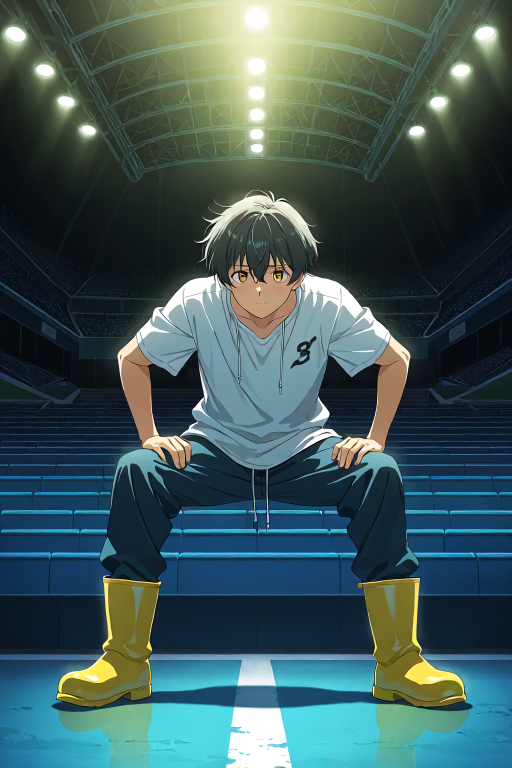
#> input picture footsegnet/validation_evidence/feet_close_to_viewer_example.png, 1024 x 1536 px (shown at 1/2 size)
$ python -i watchdog.py   (imports and definitions only)
#> lines starting #> are read from the running program, lines starting #| are printed output that depends on the picture
"""
agents/watchdog.py — Watchdog Ov3rLoRd V1.49
Surveillance continue du pipeline en temps reel.
FIX V1.49 : overlord_utils centralise, datetime.UTC, context_bus, ASCII logs.
"""

import io
import json
import logging
import math
import requests
import threading
import time
from collections import defaultdict, deque
from datetime import datetime, timezone
from pathlib import Path

try:
    from PIL import Image, ImageFilter, ImageStat
    PIL_OK = True
except ImportError:
    PIL_OK = False

try:
    from agents.overlord_utils import get_api_key
    UTILS_OK = True
except ImportError:
    UTILS_OK = False
    get_api_key = None

try:
    from agents.context_bus import get_bus
    BUS_OK = True
except ImportError:
    BUS_OK = False

COMFY_URL        = "http://127.0.0.1:8188"
WATCHDOG_LOG_DIR = Path("workspace/watchdog_logs")

SHARP_MIN       = 50.0
BRIGHT_MIN      = 20.0
BRIGHT_MAX      = 235.0
COLOR_STD_MIN   = 10.0
STYLE_DRIFT_MAX = 0.35

CB_FAILURE_WINDOW = 5
CB_FAILURE_THRESH = 3
CB_RECOVER_DELAY  = 30


# ── Circuit Breaker ───────────────────────────────────────────────────
class CircuitBreaker:
    CLOSED    = "CLOSED"
    OPEN      = "OPEN"
    HALF_OPEN = "HALF_OPEN"

    # [34 lines left out: functions __init__, record_success, record_failure, can_proceed, not called in this run]

    def status(self) -> dict:
        return {"name": self.name, "state": self.state,
                "failures": sum(self.failures), "window": len(self.failures)}


# ── Analyse qualite d'une frame ───────────────────────────────────────
class FrameReport:
    # [16 lines left out: functions __init__, fail, warn, not called in this run]

    def to_dict(self) -> dict:
        return {"shot_id": self.shot_id, "verdict": self.verdict,
                "passed": self.passed, "issues": self.issues, "metrics": self.metrics}


# [87 lines left out: functions analyze_frame, _check_palette, not called in this run]


# ── Coherence inter-frames ────────────────────────────────────────────
def compute_color_signature(img_data: bytes) -> list:
    if not PIL_OK:
        return []
    try:
        img   = Image.open(io.BytesIO(img_data)).convert("RGB")
        small = img.resize((64, 64), Image.LANCZOS)
        sig   = []
        for band in small.split():
            hist   = band.histogram()
            binned = [sum(hist[i*32:(i+1)*32]) for i in range(8)]
            total  = sum(binned) or 1
            sig.extend([b/total for b in binned])
        return sig
    except Exception:
        return []


# [9 lines left out: function style_drift_score, not called in this run]


def check_sequence_coherence(frames_data: list, max_drift: float = STYLE_DRIFT_MAX,
                              logger: logging.Logger = None) -> dict:
    _log = logger or logging.getLogger("watchdog.coherence")
    if len(frames_data) < 2:
        return {"coherent": True, "drifts": [], "max_drift": 0.0}

    signatures = [compute_color_signature(f) for f in frames_data]
    drifts     = []
    breaks     = []

    for i in range(1, len(signatures)):
        if signatures[i-1] and signatures[i]:
            drift = style_drift_score(signatures[i-1], signatures[i])
            drifts.append({"frame": i, "drift": round(drift, 3)})
            if drift > max_drift:
                breaks.append(i)
                _log.warning(f"[WATCHDOG] Rupture style : frame {i-1}->{i} (drift={drift:.3f})")

    avg_drift = sum(d["drift"] for d in drifts) / len(drifts) if drifts else 0.0
    return {
        "coherent":     len(breaks) == 0,
        "drifts":       drifts,
        "style_breaks": breaks,
        "avg_drift":    round(avg_drift, 3),
        "max_drift":    round(max(d["drift"] for d in drifts), 3) if drifts else 0.0,
    }


# ── Watchdog principal ────────────────────────────────────────────────
class Watchdog:

    # [225 lines left out: functions __init__, start, stop, _monitor_loop, _check_comfyui, _check_anthropic and 7 more, not called in this run]


# [19 lines not run here, left out]

>>> import cv2
>>> picture = cv2.imread('../../footsegnet/validation_evidence/feet_close_to_viewer_example.png', cv2.IMREAD_GRAYSCALE)
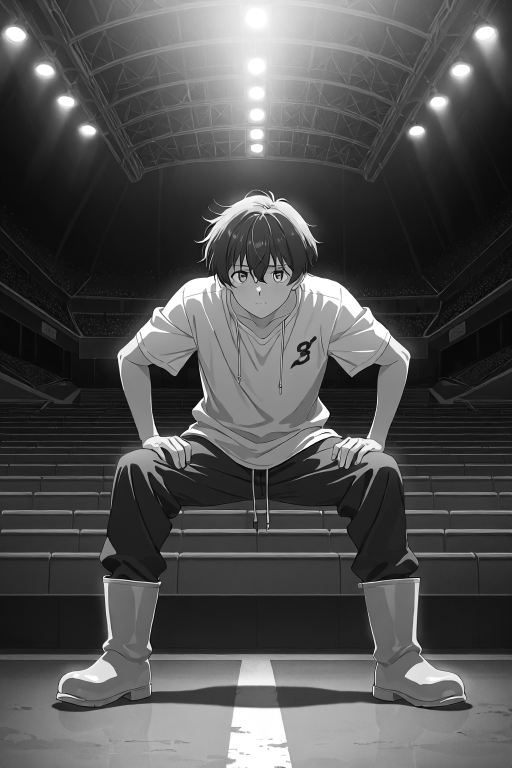
#> picture: shape (1536, 1024) (shown at 1/2 size); min 0, max 255, mean 81.2
>>> result = check_sequence_coherence(picture)
#> in check_sequence_coherence, `signatures = [compute_color_signature(f) for f in frames_data]`: signatures = 1536 items, first 6: [], [], [], [], [], []
#> after the loop in check_sequence_coherence, `for i in range(1, len(signatures)):`: breaks = []
#> in check_sequence_coherence, `avg_drift = sum(d["drift"] for d in drifts) / len(drifts) if drifts el..`: avg_drift = 0
#> result = {'coherent': True, 'drifts': [], 'style_breaks': [], 'avg_drift': 0, 'max_drift': 0}

$ run again, on footsegnet/validation_evidence/high_shelf_example.png
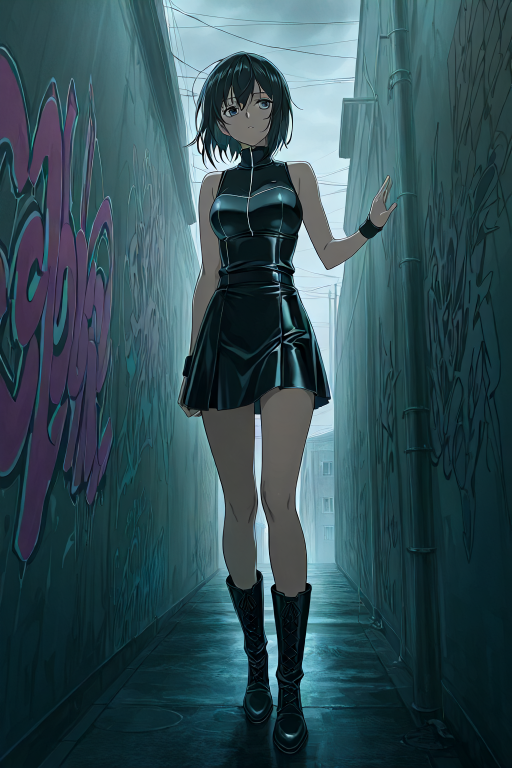
#> input picture footsegnet/validation_evidence/high_shelf_example.png, 1024 x 1536 px (shown at 1/2 size)
#> `picture = cv2.imread('../../footsegnet/validation_evidence/feet_close_..`:
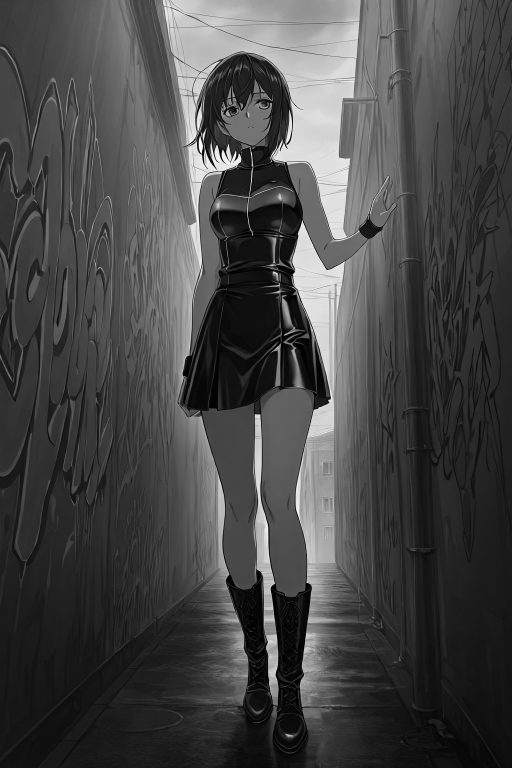
#> picture: shape (1536, 1024) (shown at 1/2 size); min 0, max 255, mean 71
#> signatures = 1536 items, first 6: [], [], [], [], [], []
#> after the loop in check_sequence_coherence, `for i in range(1, len(signatures)):`: breaks = []
#> avg_drift = 0
#> result = {'coherent': True, 'drifts': [], 'style_breaks': [], 'avg_drift': 0, 'max_drift': 0}
